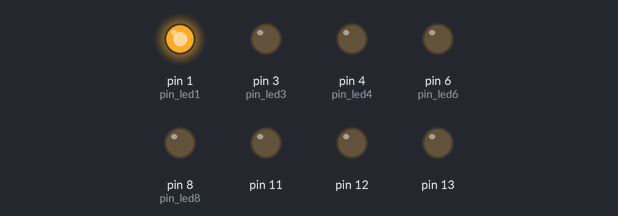
The sketch below on a simulated Arduino Uno, built with avr-gcc and run on an emulated ATmega328P. On the bench: output pins drawn as LEDs (lit = HIGH).

Above: at 0.1 s.
At 0.5 s:
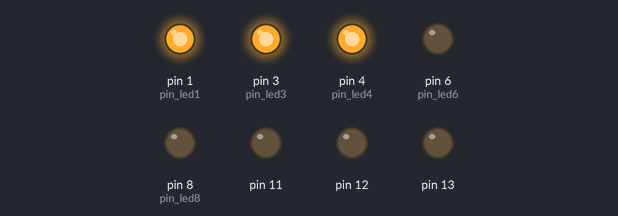
At 0.9 s:
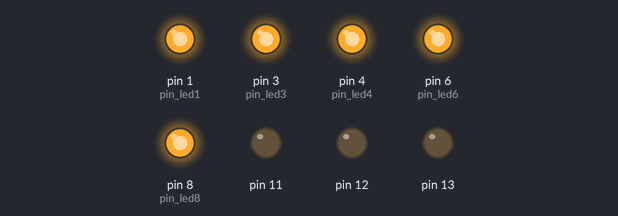
At 1.7 s:
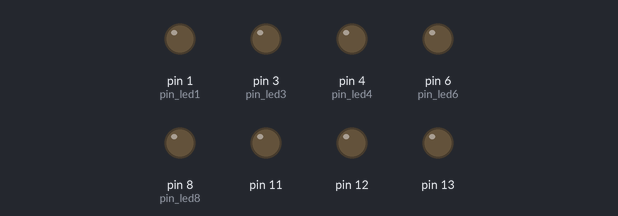
At 2.9 s:
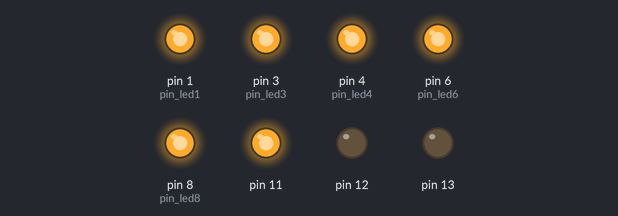
At 3.9 s:
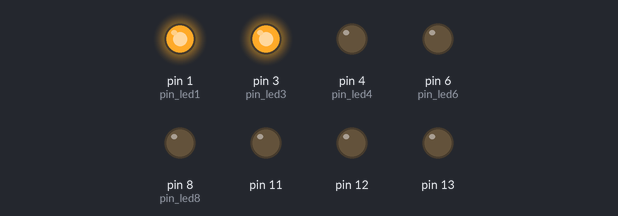
Timing chart, 0 to 4.2 s (numbered marks = the images above):
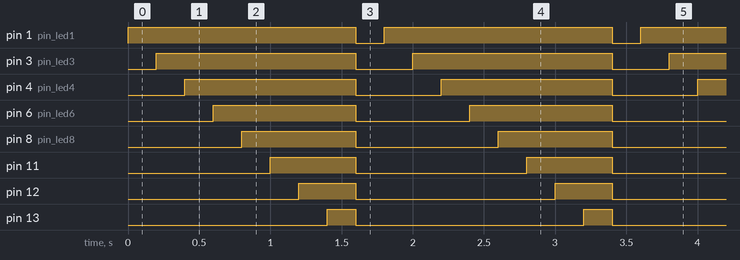

Measured:
- by itself, pin 1 (pin_led1): alternates HIGH for 1.6 s and LOW for 0.20 s
- by itself, pin 3 (pin_led3): alternates HIGH for 1.4 s and LOW for 0.40 s
- by itself, pin 4 (pin_led4): alternates HIGH for 1.2 s and LOW for 0.60 s
- by itself, pin 6 (pin_led6): alternates HIGH for 1.0 s and LOW for 0.80 s
- by itself, pin 8 (pin_led8): alternates HIGH for 0.80 s and LOW for 1.0 s
- by itself, pin 11: alternates HIGH for 0.60 s and LOW for 1.2 s
- by itself, pin 12: alternates HIGH for 0.40 s and LOW for 1.4 s
- by itself, pin 13: alternates HIGH for 0.20 s and LOW for 1.6 s

The sketch:

ejercicio_2_sketch_oct16a.ino
```cpp
const int pin_led1 = 1;
const int pin_led2 = 2;
const int pin_led3 = 3;
const int pin_led4 = 4;
const int pin_led5 = 5;
const int pin_led6 = 6;
const int pin_led7 = 7;
const int pin_led8 = 8;
void setup() {
  // initialize digital pin LED_BUILTIN as an output.
  pinMode(1, OUTPUT);
  pinMode(3, OUTPUT);
  pinMode(4, OUTPUT);
  pinMode(6, OUTPUT);
  pinMode(8, OUTPUT);
  pinMode(11, OUTPUT);
  pinMode(12, OUTPUT);
  pinMode(13, OUTPUT);
}

// the loop function runs over and over again forever
void loop() {
  digitalWrite(1, HIGH);
  delay(200);
  digitalWrite(3, HIGH);
  delay(200);
  digitalWrite(4, HIGH);
  delay(200);
  digitalWrite(6, HIGH);
  delay(200);
  digitalWrite(8, HIGH);
  delay(200);
  digitalWrite(11, HIGH);
  delay(200);
  digitalWrite(12, HIGH);
  delay(200);
  digitalWrite(13, HIGH);
  delay(200);
  digitalWrite(1, LOW);
  digitalWrite(3, LOW);
  digitalWrite(4, LOW);
  digitalWrite(6, LOW);
  digitalWrite(8, LOW);
  digitalWrite(11, LOW);
  digitalWrite(12, LOW);
  digitalWrite(13, LOW);
  delay(200);                      // wait for a second
}
```
